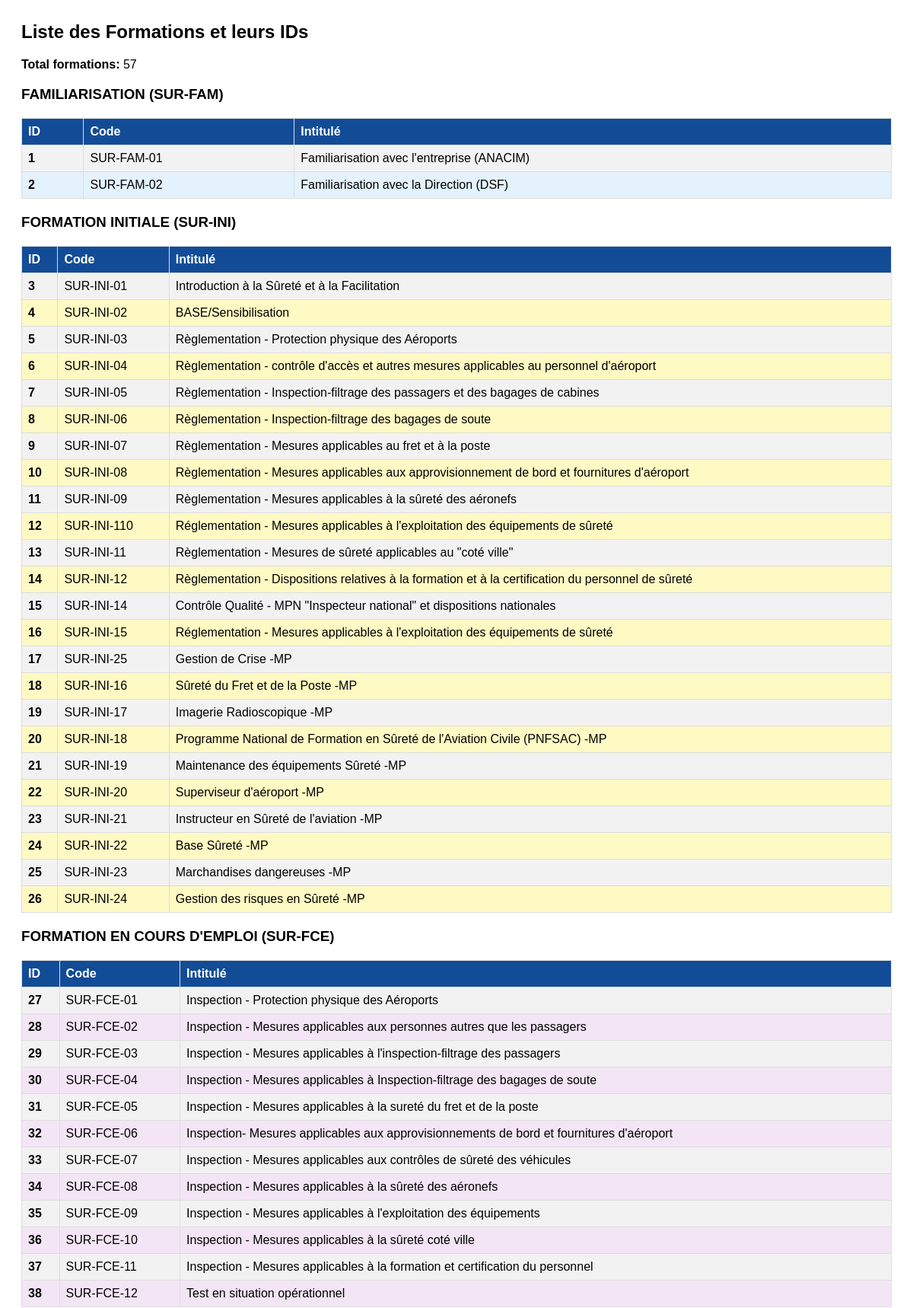
The app's page /test_formation_ids.php (upper part) with its own data.
### tables this page shows
CREATE TABLE formations (
    id INT AUTO_INCREMENT PRIMARY KEY,
    numero VARCHAR(20) NOT NULL,
    intitule VARCHAR(255) NOT NULL,
    code VARCHAR(50) NOT NULL UNIQUE,
    ressource ENUM('Interne', 'Externe', 'Interne/Externe') NOT NULL,
    periodicite_mois INT NOT NULL,
    categorie ENUM('FAMILIARISATION', 'FORMATION_INITIALE', 'FORMATION_COURS_EMPLOI', 'FORMATION_TECHNIQUE') NOT NULL,
    created_at TIMESTAMP DEFAULT CURRENT_TIMESTAMP
);

### test_formation_ids.php (the view, shortened to what this page needs)
<?php
$database = new Database();
$db = $database->getConnection();
echo "<h2>Liste des Formations et leurs IDs</h2>";
$stmt = $db->prepare("SELECT id, code, intitule, categorie FROM formations ORDER BY id");
$stmt->execute();
$formations = $stmt->fetchAll(PDO::FETCH_ASSOC);
echo "<p><strong>Total formations:</strong> " . count($formations) . "</p>";
$groups = [
    'FAMILIARISATION' => [],
    'FORMATION_INITIALE' => [],
    'FORMATION_COURS_EMPLOI' => [],
    'FORMATION_TECHNIQUE' => []
];
foreach ($formations as $formation) {
    $groups[$formation['categorie']][] = $formation;
}
foreach ($groups as $categorie => $formations_cat) {
    $class = '';
    $label = '';
    if (strpos($categorie, 'FAMILIARISATION') !== false) {
        $class = 'sur-fam';
        $label = 'FAMILIARISATION (SUR-FAM)';
    } elseif (strpos($categorie, 'INITIALE') !== false) {
        $class = 'sur-ini';
        $label = 'FORMATION INITIALE (SUR-INI)';
    } elseif (strpos($categorie, 'COURS_EMPLOI') !== false) {
        $class = 'sur-fce';
        $label = 'FORMATION EN COURS D\'EMPLOI (SUR-FCE)';
    } elseif (strpos($categorie, 'TECHNIQUE') !== false) {
        $class = 'sur-fts';
        $label = 'FORMATION TECHNIQUE/SPÉCIALISÉE (SUR-FTS)';
    }
    echo "<h3>{$label}</h3>";
    echo "<table>";
    echo "<tr><th>ID</th><th>Code</th><th>Intitulé</th></tr>";
    foreach ($formations_cat as $formation) {
        echo "<tr class='{$class}'>";
        echo "<td><strong>" . htmlspecialchars($formation['id']) . "</strong></td>";
        echo "<td>" . htmlspecialchars($formation['code']) . "</td>";
        echo "<td>" . htmlspecialchars($formation['intitule']) . "</td>";
        echo "</tr>";
    }
    echo "</table>";
}
?>

### test_formation_ids.php (style rules this page uses)
table { border-collapse: collapse; width: 100%; margin: 20px 0; }
th, td { border: 1px solid #ddd; padding: 8px; text-align: left; }
th { background-color: #124c97; color: white; }
tr:nth-child(even) { background-color: #f2f2f2; }
.sur-fam { background-color: #e3f2fd; }
.sur-ini { background-color: #fff9c4; }
.sur-fce { background-color: #f3e5f5; }

### records on screen
formations: id "1", code "SUR-FAM-01", intitule "Familiarisation avec l'entreprise (ANACIM)"
formations: id "2", code "SUR-FAM-02", intitule "Familiarisation avec la Direction (DSF)"
formations: id "3", code "SUR-INI-01", intitule "Introduction à la Sûreté et à la Facilitation"
formations: id "4", code "SUR-INI-02", intitule "BASE/Sensibilisation"
formations: id "5", code "SUR-INI-03", intitule "Règlementation - Protection physique des Aéroports"
formations: id "6", code "SUR-INI-04", intitule "Règlementation - contrôle d'accès et autres mesures applicables au personnel d'aéroport"
formations: id "7", code "SUR-INI-05", intitule "Règlementation - Inspection-filtrage des passagers et des bagages de cabines"
formations: id "8", code "SUR-INI-06", intitule "Règlementation - Inspection-filtrage des bagages de soute"
formations: id "9", code "SUR-INI-07", intitule "Règlementation - Mesures applicables au fret et à la poste"
formations: id "10", code "SUR-INI-08", intitule "Règlementation - Mesures applicables aux approvisionnement de bord et fournitures d'aéroport"
formations: id "11", code "SUR-INI-09", intitule "Règlementation - Mesures applicables à la sûreté des aéronefs"
formations: id "12", code "SUR-INI-110", intitule "Réglementation - Mesures applicables à l'exploitation des équipements de sûreté"
formations: id "13", code "SUR-INI-11", intitule "Règlementation - Mesures de sûreté applicables au \"coté ville\""
formations: id "14", code "SUR-INI-12", intitule "Règlementation - Dispositions relatives à la formation et à la certification du personnel de sûreté"
formations: id "15", code "SUR-INI-14", intitule "Contrôle Qualité - MPN \"Inspecteur national\" et dispositions nationales"
formations: id "16", code "SUR-INI-15", intitule "Réglementation - Mesures applicables à l'exploitation des équipements de sûreté"
formations: id "17", code "SUR-INI-25", intitule "Gestion de Crise -MP"
formations: id "18", code "SUR-INI-16", intitule "Sûreté du Fret et de la Poste -MP"
formations: id "19", code "SUR-INI-17", intitule "Imagerie Radioscopique -MP"
formations: id "20", code "SUR-INI-18", intitule "Programme National de Formation en Sûreté de l'Aviation Civile (PNFSAC) -MP"
formations: id "21", code "SUR-INI-19", intitule "Maintenance des équipements Sûreté -MP"
formations: id "22", code "SUR-INI-20", intitule "Superviseur d'aéroport -MP"
formations: id "23", code "SUR-INI-21", intitule "Instructeur en Sûreté de l'aviation -MP"
formations: id "24", code "SUR-INI-22", intitule "Base Sûreté -MP"
formations: id "25", code "SUR-INI-23", intitule "Marchandises dangereuses -MP"
formations: id "26", code "SUR-INI-24", intitule "Gestion des risques en Sûreté -MP"
formations: id "27", code "SUR-FCE-01", intitule "Inspection - Protection physique des Aéroports"
formations: id "28", code "SUR-FCE-02", intitule "Inspection - Mesures applicables aux personnes autres que les passagers"
formations: id "29", code "SUR-FCE-03", intitule "Inspection - Mesures applicables à l'inspection-filtrage des passagers"
formations: id "30", code "SUR-FCE-04", intitule "Inspection - Mesures applicables à Inspection-filtrage des bagages de soute"
formations: id "31", code "SUR-FCE-05", intitule "Inspection - Mesures applicables à la sureté du fret et de la poste"
formations: id "32", code "SUR-FCE-06", intitule "Inspection- Mesures applicables aux approvisionnements de bord et fournitures d'aéroport"
formations: id "33", code "SUR-FCE-07", intitule "Inspection - Mesures applicables aux contrôles de sûreté des véhicules"
formations: id "34", code "SUR-FCE-08", intitule "Inspection - Mesures applicables à la sûreté des aéronefs"
formations: id "35", code "SUR-FCE-09", intitule "Inspection - Mesures applicables à l'exploitation des équipements"
formations: id "36", code "SUR-FCE-10", intitule "Inspection - Mesures applicables à la sûreté coté ville"
formations: id "37", code "SUR-FCE-11", intitule "Inspection - Mesures applicables à la formation et certification du personnel"
formations: id "38", code "SUR-FCE-12", intitule "Test en situation opérationnel"

### other values on screen
count($formations) "57"
$label "FAMILIARISATION (SUR-FAM)"
$label "FORMATION INITIALE (SUR-INI)"
$label "FORMATION EN COURS D'EMPLOI (SUR-FCE)"
